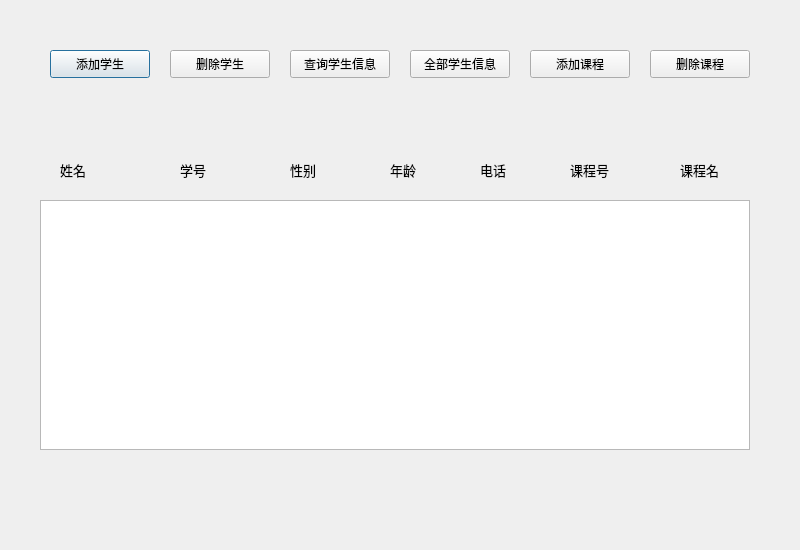
<?xml version="1.0" encoding="UTF-8"?>
<ui version="4.0">
 <class>Dialog</class>
 <widget class="QDialog" name="Dialog">
  <property name="enabled">
   <bool>true</bool>
  </property>
  <property name="geometry">
   <rect>
    <x>0</x>
    <y>0</y>
    <width>800</width>
    <height>550</height>
   </rect>
  </property>
  <property name="windowTitle">
   <string>Dialog</string>
  </property>
  <widget class="QLabel" name="label_6">
   <property name="geometry">
    <rect>
     <x>60</x>
     <y>160</y>
     <width>72</width>
     <height>20</height>
    </rect>
   </property>
   <property name="font">
    <font>
     <family>Arial</family>
     <pointsize>10</pointsize>
    </font>
   </property>
   <property name="text">
    <string>姓名</string>
   </property>
  </widget>
  <widget class="QLabel" name="label_8">
   <property name="geometry">
    <rect>
     <x>180</x>
     <y>160</y>
     <width>72</width>
     <height>20</height>
    </rect>
   </property>
   <property name="font">
    <font>
     <family>Arial</family>
     <pointsize>10</pointsize>
    </font>
   </property>
   <property name="text">
    <string>学号</string>
   </property>
  </widget>
  <widget class="QLabel" name="label_9">
   <property name="geometry">
    <rect>
     <x>290</x>
     <y>160</y>
     <width>72</width>
     <height>20</height>
    </rect>
   </property>
   <property name="font">
    <font>
     <family>Arial</family>
     <pointsize>10</pointsize>
    </font>
   </property>
   <property name="text">
    <string>性别</string>
   </property>
  </widget>
  <widget class="QTextBrowser" name="textBrowser">
   <property name="geometry">
    <rect>
     <x>40</x>
     <y>200</y>
     <width>710</width>
     <height>250</height>
    </rect>
   </property>
  </widget>
  <widget class="QPushButton" name="pushButton">
   <property name="geometry">
    <rect>
     <x>50</x>
     <y>50</y>
     <width>100</width>
     <height>28</height>
    </rect>
   </property>
   <property name="text">
    <string>添加学生</string>
   </property>
  </widget>
  <widget class="QPushButton" name="pushButton_2">
   <property name="geometry">
    <rect>
     <x>170</x>
     <y>50</y>
     <width>100</width>
     <height>28</height>
    </rect>
   </property>
   <property name="text">
    <string>删除学生</string>
   </property>
  </widget>
  <widget class="QPushButton" name="pushButton_3">
   <property name="geometry">
    <rect>
     <x>290</x>
     <y>50</y>
     <width>100</width>
     <height>28</height>
    </rect>
   </property>
   <property name="text">
    <string>查询学生信息</string>
   </property>
  </widget>
  <widget class="QPushButton" name="pushButton_4">
   <property name="geometry">
    <rect>
     <x>410</x>
     <y>50</y>
     <width>100</width>
     <height>28</height>
    </rect>
   </property>
   <property name="text">
    <string>全部学生信息</string>
   </property>
  </widget>
  <widget class="QPushButton" name="pushButton_5">
   <property name="geometry">
    <rect>
     <x>530</x>
     <y>50</y>
     <width>100</width>
     <height>28</height>
    </rect>
   </property>
   <property name="text">
    <string>添加课程</string>
   </property>
  </widget>
  <widget class="QPushButton" name="pushButton_6">
   <property name="geometry">
    <rect>
     <x>650</x>
     <y>50</y>
     <width>100</width>
     <height>28</height>
    </rect>
   </property>
   <property name="text">
    <string>删除课程</string>
   </property>
  </widget>
  <widget class="QLabel" name="label_10">
   <property name="geometry">
    <rect>
     <x>390</x>
     <y>160</y>
     <width>72</width>
     <height>20</height>
    </rect>
   </property>
   <property name="font">
    <font>
     <family>Arial</family>
     <pointsize>10</pointsize>
    </font>
   </property>
   <property name="text">
    <string>年龄</string>
   </property>
  </widget>
  <widget class="QLabel" name="label_11">
   <property name="geometry">
    <rect>
     <x>480</x>
     <y>160</y>
     <width>72</width>
     <height>20</height>
    </rect>
   </property>
   <property name="font">
    <font>
     <family>Arial</family>
     <pointsize>10</pointsize>
    </font>
   </property>
   <property name="text">
    <string>电话</string>
   </property>
  </widget>
  <widget class="QLabel" name="label_12">
   <property name="geometry">
    <rect>
     <x>570</x>
     <y>160</y>
     <width>72</width>
     <height>20</height>
    </rect>
   </property>
   <property name="font">
    <font>
     <family>Arial</family>
     <pointsize>10</pointsize>
    </font>
   </property>
   <property name="text">
    <string>课程号</string>
   </property>
  </widget>
  <widget class="QLabel" name="label_13">
   <property name="geometry">
    <rect>
     <x>680</x>
     <y>160</y>
     <width>72</width>
     <height>20</height>
    </rect>
   </property>
   <property name="font">
    <font>
     <family>Arial</family>
     <pointsize>10</pointsize>
    </font>
   </property>
   <property name="text">
    <string>课程名</string>
   </property>
  </widget>
 </widget>
 <resources/>
 <connections/>
</ui>
